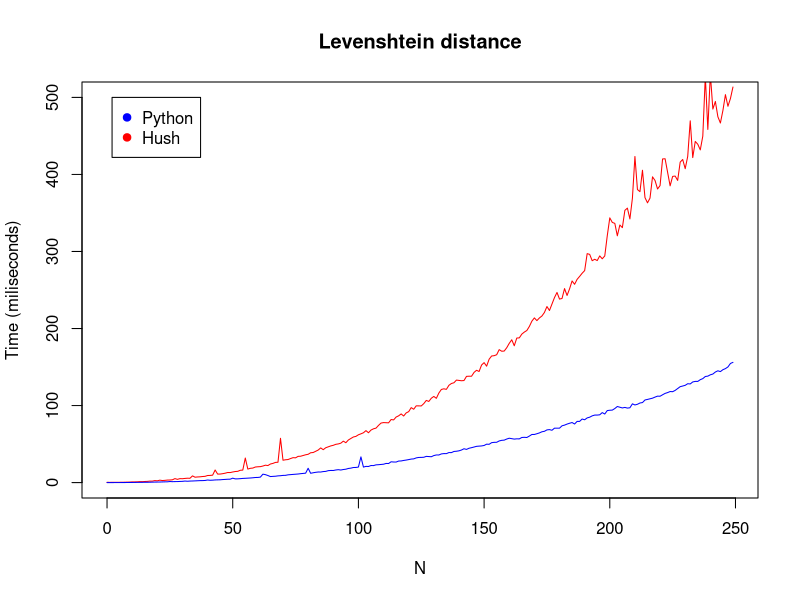

Here is the R script that generated this plot:
f1 <- read.csv(file = "hush-leven-wo-spikes.csv")
f2 <- read.csv(file = "py-leven-wo-spikes.csv")

f1$time = f1$time / 1000000
f2$time = f2$time / 1000000

plot(f1$n, f1$time, ylim = c(0, 500), type = "l", xlab = "N", main = "Levenshtein distance", ylab = "Time (miliseconds)", col = "red")
points(f2$n, f2$time, type = "l", col = "blue")


legend(2, 500, legend=c("Python", "Hush"), pch=c(19, 19), col=c("blue", "red"))
